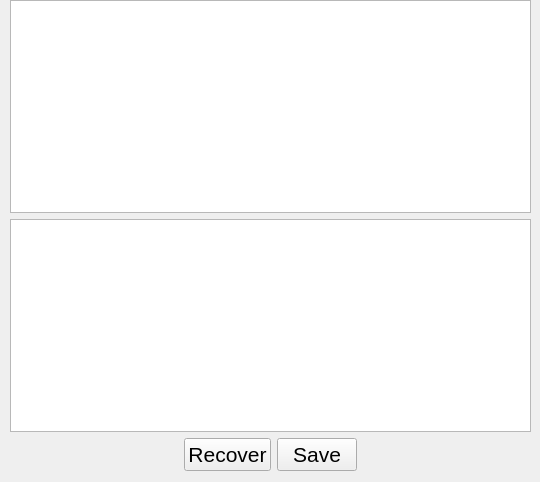
<?xml version="1.0" encoding="UTF-8"?>
<ui version="4.0">
 <class>MainWindow</class>
 <widget class="QMainWindow" name="MainWindow">
  <property name="geometry">
   <rect>
    <x>0</x>
    <y>0</y>
    <width>540</width>
    <height>482</height>
   </rect>
  </property>
  <property name="windowTitle">
   <string>MainWindow</string>
  </property>
  <widget class="QWidget" name="centralwidget">
   <widget class="QWidget" name="verticalLayoutWidget">
    <property name="geometry">
     <rect>
      <x>10</x>
      <y>0</y>
      <width>521</width>
      <height>471</height>
     </rect>
    </property>
    <layout class="QVBoxLayout" name="verticalLayout">
     <item>
      <widget class="QTableWidget" name="tableWidget"/>
     </item>
     <item>
      <widget class="QListWidget" name="listWidget"/>
     </item>
     <item>
      <layout class="QHBoxLayout" name="horizontalLayout">
       <item>
        <spacer name="horizontalSpacer">
         <property name="orientation">
          <enum>Qt::Horizontal</enum>
         </property>
         <property name="sizeHint" stdset="0">
          <size>
           <width>40</width>
           <height>20</height>
          </size>
         </property>
        </spacer>
       </item>
       <item>
        <widget class="QPushButton" name="openButton">
         <property name="font">
          <font>
           <pointsize>16</pointsize>
          </font>
         </property>
         <property name="text">
          <string>Recover</string>
         </property>
        </widget>
       </item>
       <item>
        <widget class="QPushButton" name="saveButton">
         <property name="enabled">
          <bool>true</bool>
         </property>
         <property name="font">
          <font>
           <pointsize>16</pointsize>
          </font>
         </property>
         <property name="text">
          <string>Save</string>
         </property>
         <property name="checkable">
          <bool>false</bool>
         </property>
        </widget>
       </item>
       <item>
        <spacer name="horizontalSpacer_2">
         <property name="orientation">
          <enum>Qt::Horizontal</enum>
         </property>
         <property name="sizeHint" stdset="0">
          <size>
           <width>40</width>
           <height>20</height>
          </size>
         </property>
        </spacer>
       </item>
      </layout>
     </item>
    </layout>
   </widget>
  </widget>
 </widget>
 <resources/>
 <connections/>
</ui>
